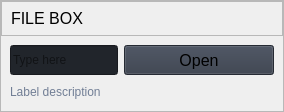
                        <widget class="QFrame" name="row_1">
                         <property name="frameShape">
                          <enum>QFrame::Shape::StyledPanel</enum>
                         </property>
                         <property name="frameShadow">
                          <enum>QFrame::Shadow::Raised</enum>
                         </property>
                         <layout class="QVBoxLayout" name="verticalLayout_16">
                          <property name="spacing">
                           <number>0</number>
                          </property>
                          <property name="leftMargin">
                           <number>0</number>
                          </property>
                          <property name="topMargin">
                           <number>0</number>
                          </property>
                          <property name="rightMargin">
                           <number>0</number>
                          </property>
                          <property name="bottomMargin">
                           <number>0</number>
                          </property>
                          <item>
                           <widget class="QFrame" name="frame_div_content_1">
                            <property name="minimumSize">
                             <size>
                              <width>0</width>
                              <height>110</height>
                             </size>
                            </property>
                            <property name="maximumSize">
                             <size>
                              <width>16777215</width>
                              <height>110</height>
                             </size>
                            </property>
                            <property name="frameShape">
                             <enum>QFrame::Shape::NoFrame</enum>
                            </property>
                            <property name="frameShadow">
                             <enum>QFrame::Shadow::Raised</enum>
                            </property>
                            <layout class="QVBoxLayout" name="verticalLayout_17">
                             <property name="spacing">
                              <number>0</number>
                             </property>
                             <property name="leftMargin">
                              <number>0</number>
                             </property>
                             <property name="topMargin">
                              <number>0</number>
                             </property>
                             <property name="rightMargin">
                              <number>0</number>
                             </property>
                             <property name="bottomMargin">
                              <number>0</number>
                             </property>
                             <item>
                              <widget class="QFrame" name="frame_title_wid_1">
                               <property name="maximumSize">
                                <size>
                                 <width>16777215</width>
                                 <height>35</height>
                                </size>
                               </property>
                               <property name="frameShape">
                                <enum>QFrame::Shape::StyledPanel</enum>
                               </property>
                               <property name="frameShadow">
                                <enum>QFrame::Shadow::Raised</enum>
                               </property>
                               <layout class="QVBoxLayout" name="verticalLayout_18">
                                <item>
                                 <widget class="QLabel" name="labelBoxBlenderInstalation">
                                  <property name="font">
                                   <font>
                                    <family>Segoe UI</family>
                                    <pointsize>12</pointsize>
                                    <italic>false</italic>
                                    <bold>false</bold>
                                   </font>
                                  </property>
                                  <property name="styleSheet">
                                   <string notr="true"/>
                                  </property>
                                  <property name="text">
                                   <string>FILE BOX</string>
                                  </property>
                                 </widget>
                                </item>
                               </layout>
                              </widget>
                             </item>
                             <item>
                              <widget class="QFrame" name="frame_content_wid_1">
                               <property name="frameShape">
                                <enum>QFrame::Shape::NoFrame</enum>
                               </property>
                               <property name="frameShadow">
                                <enum>QFrame::Shadow::Raised</enum>
                               </property>
                               <layout class="QHBoxLayout" name="horizontalLayout_9">
                                <item>
                                 <layout class="QGridLayout" name="gridLayout">
                                  <property name="bottomMargin">
                                   <number>0</number>
                                  </property>
                                  <item row="0" column="0">
                                   <widget class="QLineEdit" name="lineEdit">
                                    <property name="minimumSize">
                                     <size>
                                      <width>0</width>
                                      <height>30</height>
                                     </size>
                                    </property>
                                    <property name="styleSheet">
                                     <string notr="true">background-color: rgb(33, 37, 43);</string>
                                    </property>
                                    <property name="text">
                                     <string/>
                                    </property>
                                    <property name="placeholderText">
                                     <string>Type here</string>
                                    </property>
                                   </widget>
                                  </item>
                                  <item row="0" column="1">
                                   <widget class="QPushButton" name="pushButton">
                                    <property name="minimumSize">
                                     <size>
                                      <width>150</width>
                                      <height>30</height>
                                     </size>
                                    </property>
                                    <property name="font">
                                     <font>
                                      <family>Segoe UI</family>
                                      <pointsize>12</pointsize>
                                      <italic>false</italic>
                                      <bold>false</bold>
                                     </font>
                                    </property>
                                    <property name="cursor">
                                     <cursorShape>PointingHandCursor</cursorShape>
                                    </property>
                                    <property name="styleSheet">
                                     <string notr="true">background-color: rgb(52, 59, 72);</string>
                                    </property>
                                    <property name="text">
                                     <string>Open</string>
                                    </property>
                                    <property name="icon">
                                     <iconset resource="resources.qrc">
                                      <normaloff>:/icons/resources/icons/cil-folder-open.png</normaloff>:/icons/resources/icons/cil-folder-open.png</iconset>
                                    </property>
                                   </widget>
                                  </item>
                                  <item row="1" column="0" colspan="2">
                                   <widget class="QLabel" name="labelVersion_3">
                                    <property name="styleSheet">
                                     <string notr="true">color: rgb(113, 126, 149);</string>
                                    </property>
                                    <property name="lineWidth">
                                     <number>1</number>
                                    </property>
                                    <property name="text">
                                     <string>Label description</string>
                                    </property>
                                    <property name="alignment">
                                     <set>Qt::AlignmentFlag::AlignLeading|Qt::AlignmentFlag::AlignLeft|Qt::AlignmentFlag::AlignVCenter</set>
                                    </property>
                                   </widget>
                                  </item>
                                 </layout>
                                </item>
                               </layout>
                              </widget>
                             </item>
                            </layout>
                           </widget>
                          </item>
                         </layout>
                        </widget>
